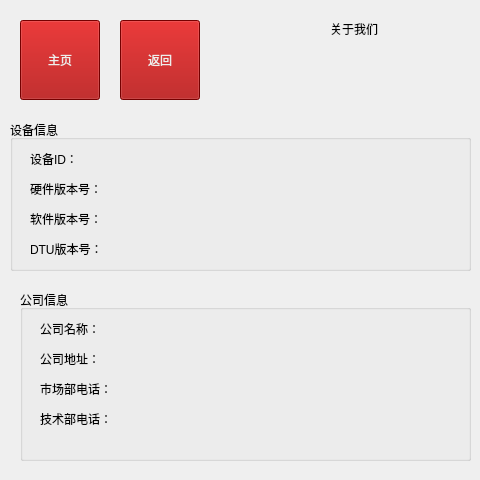
<?xml version="1.0" encoding="UTF-8"?>
<ui version="4.0">
 <class>FormAbout</class>
 <widget class="QWidget" name="FormAbout">
  <property name="geometry">
   <rect>
    <x>0</x>
    <y>0</y>
    <width>480</width>
    <height>480</height>
   </rect>
  </property>
  <property name="windowTitle">
   <string>Form</string>
  </property>
  <widget class="QLabel" name="label">
   <property name="geometry">
    <rect>
     <x>330</x>
     <y>20</y>
     <width>67</width>
     <height>17</height>
    </rect>
   </property>
   <property name="text">
    <string>关于我们</string>
   </property>
  </widget>
  <widget class="QPushButton" name="pushButton_last">
   <property name="geometry">
    <rect>
     <x>120</x>
     <y>20</y>
     <width>80</width>
     <height>80</height>
    </rect>
   </property>
   <property name="styleSheet">
    <string notr="true">background-color: rgb(164, 0, 0);
color: rgb(238, 238, 236);</string>
   </property>
   <property name="text">
    <string>返回</string>
   </property>
  </widget>
  <widget class="QPushButton" name="pushButton_main">
   <property name="geometry">
    <rect>
     <x>20</x>
     <y>20</y>
     <width>80</width>
     <height>80</height>
    </rect>
   </property>
   <property name="styleSheet">
    <string notr="true">background-color: rgb(164, 0, 0);
color: rgb(238, 238, 236);</string>
   </property>
   <property name="text">
    <string>主页</string>
   </property>
  </widget>
  <widget class="QGroupBox" name="groupBox">
   <property name="geometry">
    <rect>
     <x>10</x>
     <y>120</y>
     <width>461</width>
     <height>151</height>
    </rect>
   </property>
   <property name="title">
    <string>设备信息</string>
   </property>
   <widget class="QLabel" name="label_2">
    <property name="geometry">
     <rect>
      <x>20</x>
      <y>30</y>
      <width>67</width>
      <height>17</height>
     </rect>
    </property>
    <property name="text">
     <string>设备ID：</string>
    </property>
   </widget>
   <widget class="QLabel" name="label_3">
    <property name="geometry">
     <rect>
      <x>20</x>
      <y>60</y>
      <width>91</width>
      <height>17</height>
     </rect>
    </property>
    <property name="text">
     <string>硬件版本号：</string>
    </property>
   </widget>
   <widget class="QLabel" name="label_4">
    <property name="geometry">
     <rect>
      <x>20</x>
      <y>90</y>
      <width>91</width>
      <height>17</height>
     </rect>
    </property>
    <property name="text">
     <string>软件版本号：</string>
    </property>
   </widget>
   <widget class="QLabel" name="label_5">
    <property name="geometry">
     <rect>
      <x>20</x>
      <y>120</y>
      <width>91</width>
      <height>17</height>
     </rect>
    </property>
    <property name="text">
     <string>DTU版本号：</string>
    </property>
   </widget>
  </widget>
  <widget class="QGroupBox" name="groupBox_2">
   <property name="geometry">
    <rect>
     <x>20</x>
     <y>290</y>
     <width>451</width>
     <height>171</height>
    </rect>
   </property>
   <property name="title">
    <string>公司信息</string>
   </property>
   <widget class="QLabel" name="label_6">
    <property name="geometry">
     <rect>
      <x>20</x>
      <y>30</y>
      <width>81</width>
      <height>17</height>
     </rect>
    </property>
    <property name="text">
     <string>公司名称：</string>
    </property>
   </widget>
   <widget class="QLabel" name="label_7">
    <property name="geometry">
     <rect>
      <x>20</x>
      <y>60</y>
      <width>71</width>
      <height>17</height>
     </rect>
    </property>
    <property name="text">
     <string>公司地址：</string>
    </property>
   </widget>
   <widget class="QLabel" name="label_8">
    <property name="geometry">
     <rect>
      <x>20</x>
      <y>90</y>
      <width>101</width>
      <height>17</height>
     </rect>
    </property>
    <property name="text">
     <string>市场部电话：</string>
    </property>
   </widget>
   <widget class="QLabel" name="label_9">
    <property name="geometry">
     <rect>
      <x>20</x>
      <y>120</y>
      <width>91</width>
      <height>17</height>
     </rect>
    </property>
    <property name="text">
     <string>技术部电话：</string>
    </property>
   </widget>
  </widget>
 </widget>
 <resources/>
 <connections/>
</ui>
